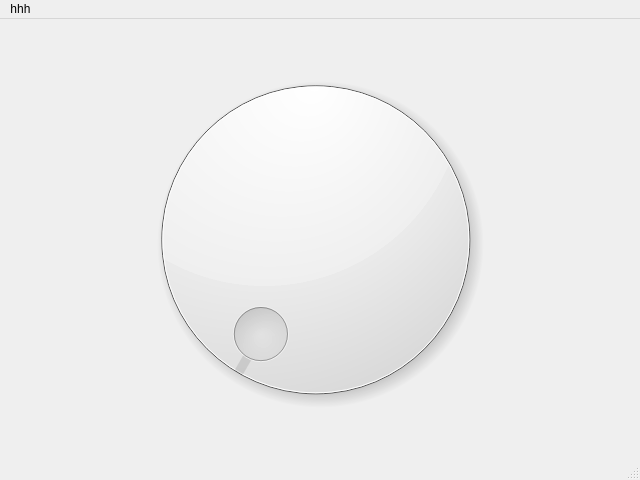
<?xml version="1.0" encoding="UTF-8"?>
<ui version="4.0">
 <class>MainWindow</class>
 <widget class="QMainWindow" name="MainWindow">
  <property name="geometry">
   <rect>
    <x>0</x>
    <y>0</y>
    <width>640</width>
    <height>480</height>
   </rect>
  </property>
  <property name="windowTitle">
   <string>MainWindow</string>
  </property>
  <widget class="QWidget" name="centralwidget">
   <widget class="QDial" name="dial">
    <property name="geometry">
     <rect>
      <x>40</x>
      <y>30</y>
      <width>551</width>
      <height>381</height>
     </rect>
    </property>
   </widget>
  </widget>
  <widget class="QMenuBar" name="menubar">
   <property name="geometry">
    <rect>
     <x>0</x>
     <y>0</y>
     <width>640</width>
     <height>25</height>
    </rect>
   </property>
   <widget class="QMenu" name="menuhhh">
    <property name="title">
     <string>hhh</string>
    </property>
   </widget>
   <addaction name="menuhhh"/>
  </widget>
  <widget class="QStatusBar" name="statusbar"/>
 </widget>
 <resources/>
 <connections/>
</ui>
